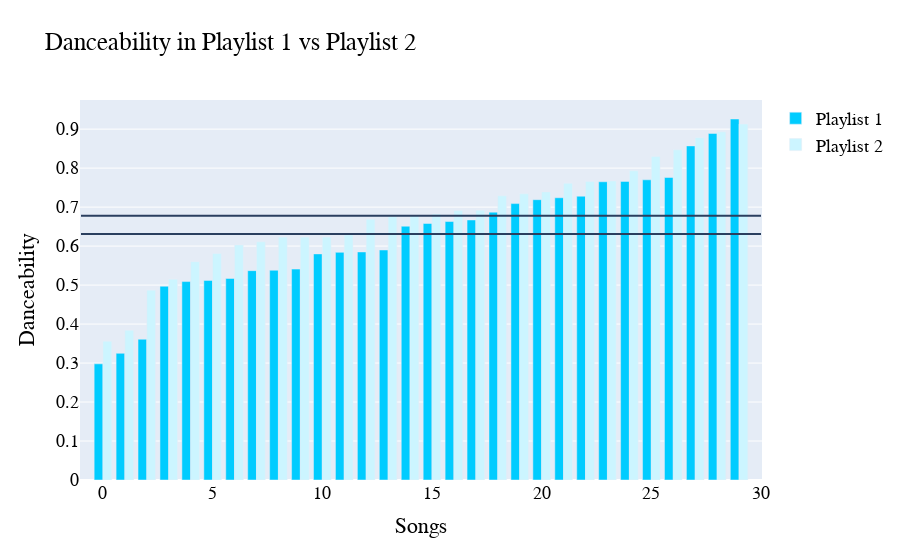
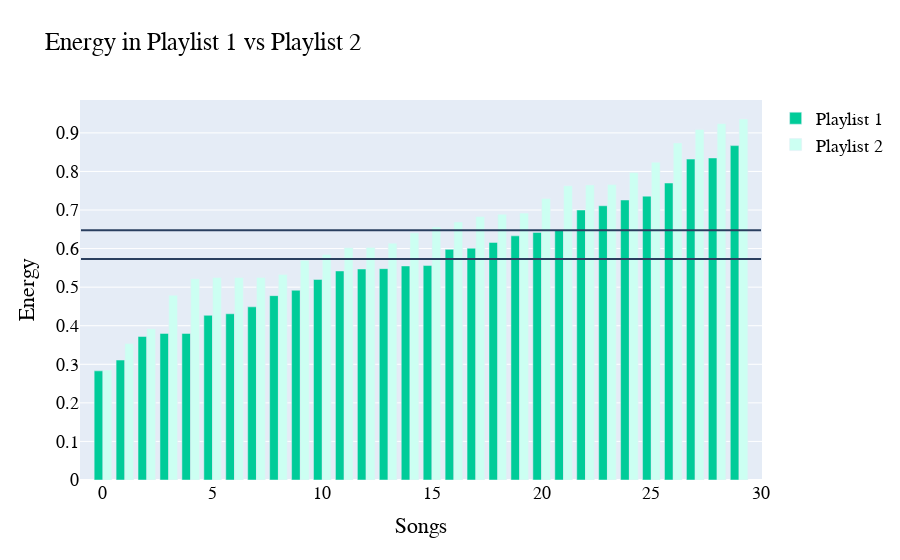
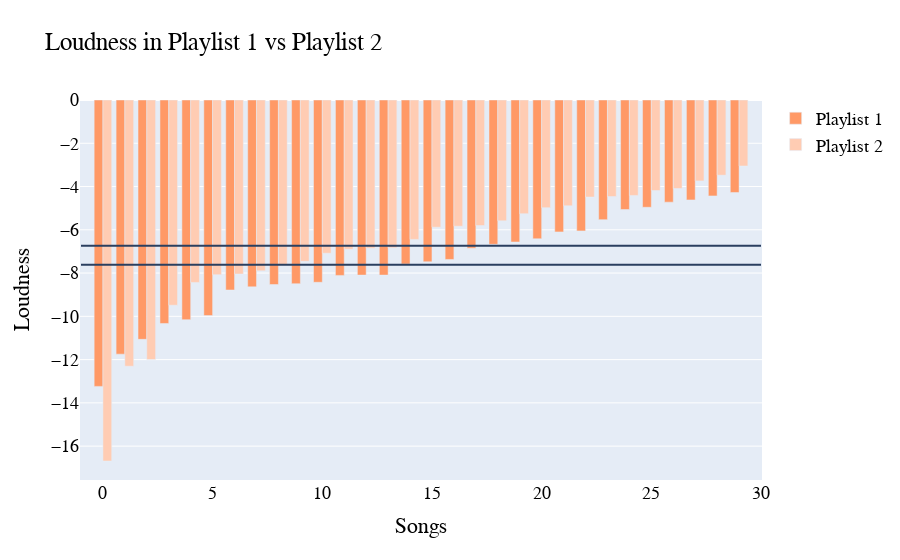
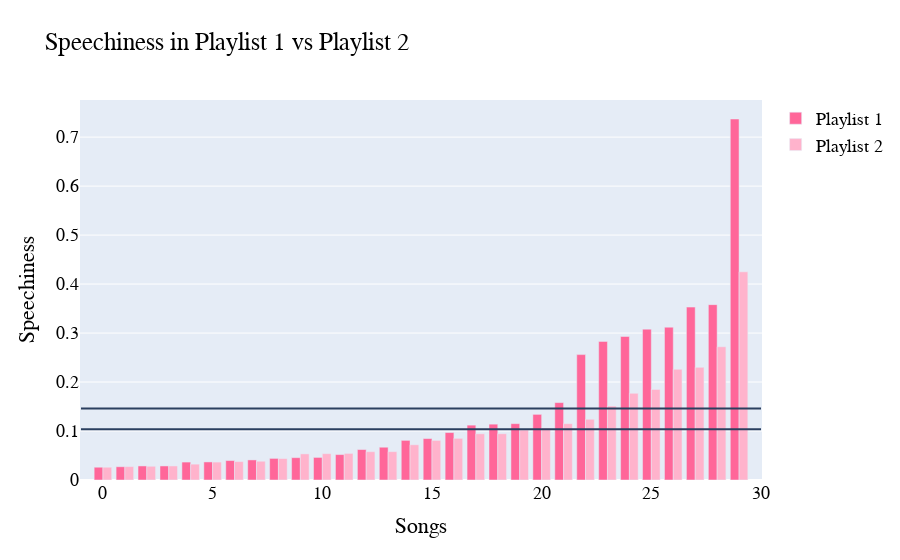

The notebook cell saved with these charts, in order:
### Markdown cell above
The graphs above plot the average for each feature. They represent an estimate of what each playlists cluster center could be.

### Code cell
graph_2_playlist(rhea_most_played, sriv_most_played)

### Figure 1 — Plotly figure (JSON) as saved in the notebook; plotly's stock layout.template omitted (floating-point values rounded to 4 significant figures)
{"data": [{"marker": {"color": "#00ccff"}, "name": "Playlist 1", "type": "bar", "x": [0, 1, 2, 3, 4, 5, 6, 7, 8, 9, 10, 11, 12, 13, 14, 15, 16, 17, 18, 19, 20, 21, 22, 23, 24, 25, 26, 27, 28, 29], "y": [0.298, 0.325, 0.361, 0.497, 0.509, 0.512, 0.517, 0.537, 0.538, 0.541, 0.58, 0.584, 0.585, 0.59, 0.651, 0.658, 0.663, 0.667, 0.687, 0.709, 0.719, 0.724, 0.728, 0.765, 0.766, 0.77, 0.776, 0.857, 0.889, 0.926]}, {"marker": {"color": "#ccf5ff"}, "name": "Playlist 2", "type": "bar", "x": [0, 1, 2, 3, 4, 5, 6, 7, 8, 9, 10, 11, 12, 13, 14, 15, 16, 17, 18, 19, 20, 21, 22, 23, 24, 25, 26, 27, 28, 29], "y": [0.356, 0.384, 0.487, 0.515, 0.56, 0.581, 0.603, 0.611, 0.623, 0.623, 0.623, 0.629, 0.669, 0.676, 0.68, 0.682, 0.691, 0.692, 0.729, 0.734, 0.739, 0.761, 0.766, 0.767, 0.793, 0.83, 0.847, 0.878, 0.893, 0.913]}], "layout": {"barmode": "group", "font": {"color": "#000000", "family": "Courier New, monospace", "size": 18}, "shapes": [{"type": "line", "x0": -1, "x1": 30, "y0": 0.631, "y1": 0.631}, {"type": "line", "x0": -1, "x1": 30, "y0": 0.6778, "y1": 0.6778}], "title": {"text": "Danceability in Playlist 1 vs Playlist 2"}, "xaxis": {"title": {"text": "Songs"}}, "yaxis": {"title": {"text": "Danceability"}}}}

### Figure 2 — Plotly figure (JSON) as saved in the notebook; plotly's stock layout.template omitted (floating-point values rounded to 4 significant figures)
{"data": [{"marker": {"color": "#00cc99"}, "name": "Playlist 1", "type": "bar", "x": [0, 1, 2, 3, 4, 5, 6, 7, 8, 9, 10, 11, 12, 13, 14, 15, 16, 17, 18, 19, 20, 21, 22, 23, 24, 25, 26, 27, 28, 29], "y": [0.283, 0.311, 0.372, 0.38, 0.38, 0.427, 0.431, 0.449, 0.478, 0.492, 0.52, 0.542, 0.547, 0.548, 0.555, 0.556, 0.598, 0.601, 0.616, 0.633, 0.642, 0.647, 0.7, 0.711, 0.726, 0.736, 0.77, 0.832, 0.835, 0.867]}, {"marker": {"color": "#ccfff2"}, "name": "Playlist 2", "type": "bar", "x": [0, 1, 2, 3, 4, 5, 6, 7, 8, 9, 10, 11, 12, 13, 14, 15, 16, 17, 18, 19, 20, 21, 22, 23, 24, 25, 26, 27, 28, 29], "y": [0.285, 0.354, 0.392, 0.479, 0.522, 0.525, 0.525, 0.525, 0.533, 0.57, 0.585, 0.602, 0.603, 0.614, 0.641, 0.656, 0.669, 0.683, 0.689, 0.692, 0.73, 0.763, 0.765, 0.766, 0.797, 0.824, 0.874, 0.909, 0.924, 0.936]}], "layout": {"barmode": "group", "font": {"color": "#000000", "family": "Courier New, monospace", "size": 18}, "shapes": [{"type": "line", "x0": -1, "x1": 30, "y0": 0.5728, "y1": 0.5728}, {"type": "line", "x0": -1, "x1": 30, "y0": 0.6477, "y1": 0.6477}], "title": {"text": "Energy in Playlist 1 vs Playlist 2"}, "xaxis": {"title": {"text": "Songs"}}, "yaxis": {"title": {"text": "Energy"}}}}

### Figure 3 — Plotly figure (JSON) as saved in the notebook; plotly's stock layout.template omitted (floating-point values rounded to 4 significant figures)
{"data": [{"marker": {"color": "#ff9966"}, "name": "Playlist 1", "type": "bar", "x": [0, 1, 2, 3, 4, 5, 6, 7, 8, 9, 10, 11, 12, 13, 14, 15, 16, 17, 18, 19, 20, 21, 22, 23, 24, 25, 26, 27, 28, 29], "y": [-13.24, -11.75, -11.06, -10.33, -10.15, -9.966, -8.783, -8.638, -8.53, -8.493, -8.426, -8.108, -8.094, -8.094, -7.583, -7.479, -7.37, -6.852, -6.67, -6.564, -6.415, -6.097, -6.051, -5.53, -5.064, -4.959, -4.722, -4.619, -4.434, -4.275]}, {"marker": {"color": "#ffccb3"}, "name": "Playlist 2", "type": "bar", "x": [0, 1, 2, 3, 4, 5, 6, 7, 8, 9, 10, 11, 12, 13, 14, 15, 16, 17, 18, 19, 20, 21, 22, 23, 24, 25, 26, 27, 28, 29], "y": [-16.69, -12.3, -12.0, -9.486, -8.433, -8.077, -8.045, -7.898, -7.627, -7.458, -7.083, -6.9, -6.851, -6.832, -6.444, -5.88, -5.835, -5.802, -5.585, -5.255, -4.976, -4.892, -4.485, -4.463, -4.412, -4.185, -4.091, -3.74, -3.476, -3.051]}], "layout": {"barmode": "group", "font": {"color": "#000000", "family": "Courier New, monospace", "size": 18}, "shapes": [{"type": "line", "x0": -1, "x1": 30, "y0": -7.612, "y1": -7.612}, {"type": "line", "x0": -1, "x1": 30, "y0": -6.742, "y1": -6.742}], "title": {"text": "Loudness in Playlist 1 vs Playlist 2"}, "xaxis": {"title": {"text": "Songs"}}, "yaxis": {"title": {"text": "Loudness"}}}}

### Figure 4 — Plotly figure (JSON) as saved in the notebook; plotly's stock layout.template omitted (floating-point values rounded to 4 significant figures)
{"data": [{"marker": {"color": "#ff6699"}, "name": "Playlist 1", "type": "bar", "x": [0, 1, 2, 3, 4, 5, 6, 7, 8, 9, 10, 11, 12, 13, 14, 15, 16, 17, 18, 19, 20, 21, 22, 23, 24, 25, 26, 27, 28, 29], "y": [0.0261, 0.0271, 0.0287, 0.0287, 0.0366, 0.0369, 0.0397, 0.041, 0.0441, 0.0456, 0.0461, 0.0519, 0.0622, 0.0669, 0.0809, 0.0846, 0.0969, 0.112, 0.114, 0.115, 0.134, 0.158, 0.256, 0.283, 0.293, 0.308, 0.312, 0.353, 0.358, 0.737]}, {"marker": {"color": "#ffb3cc"}, "name": "Playlist 2", "type": "bar", "x": [0, 1, 2, 3, 4, 5, 6, 7, 8, 9, 10, 11, 12, 13, 14, 15, 16, 17, 18, 19, 20, 21, 22, 23, 24, 25, 26, 27, 28, 29], "y": [0.0261, 0.0274, 0.028, 0.0287, 0.0324, 0.0366, 0.0376, 0.0383, 0.0439, 0.0533, 0.0538, 0.0543, 0.0578, 0.0579, 0.0719, 0.0808, 0.085, 0.0944, 0.0945, 0.102, 0.106, 0.115, 0.124, 0.151, 0.177, 0.185, 0.226, 0.23, 0.272, 0.425]}], "layout": {"barmode": "group", "font": {"color": "#000000", "family": "Courier New, monospace", "size": 18}, "shapes": [{"type": "line", "x0": -1, "x1": 30, "y0": 0.1459, "y1": 0.1459}, {"type": "line", "x0": -1, "x1": 30, "y0": 0.1039, "y1": 0.1039}], "title": {"text": "Speechiness in Playlist 1 vs Playlist 2"}, "xaxis": {"title": {"text": "Songs"}}, "yaxis": {"title": {"text": "Speechiness"}}}}
